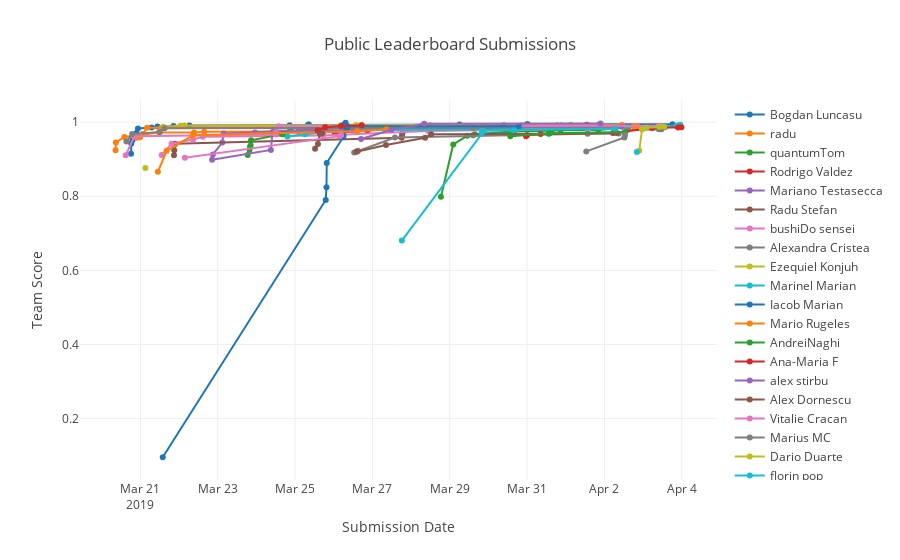

Write notebook code for a chart like this one.
### Markdown cell above
# Competition progress

Here is presented the competition progress.

### Code cell
teams = list(public_df.TeamName.value_counts().index)
data = []
for team in teams:
    dT = public_df[public_df['TeamName'] == team]
    trace = go.Scatter(
        x = dT['SubmissionDate'],y = dT['Score'],
        name=team,
        mode = "markers+lines"
    )
    data.append(trace)

layout = dict(title = 'Public Leaderboard Submissions',
          xaxis = dict(title = 'Submission Date', showticklabels=True), 
          yaxis = dict(title = 'Team Score'),
          #hovermode = 'closest'
         )
fig = dict(data=data, layout=layout)
iplot(fig, filename='public-leaderboard')
